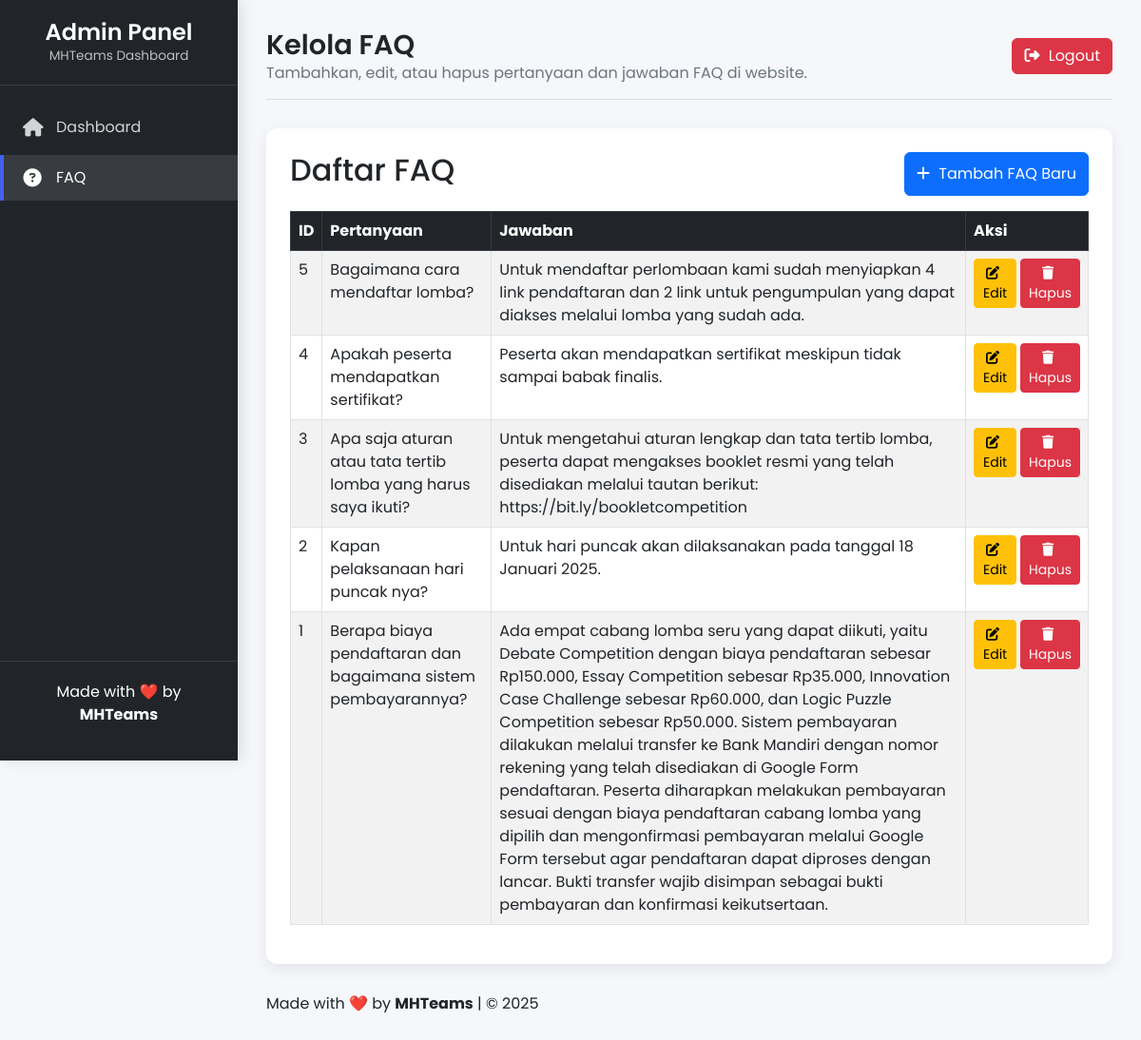
/admin/faq.php (signed in), run on the app's committed database.
### tables this page shows
CREATE TABLE faq (
            id INTEGER PRIMARY KEY AUTOINCREMENT,
            question TEXT NOT NULL,
            answer TEXT NOT NULL
        );

### admin/faq.php (the view, shortened to what this page needs)
<?php
include "../config.php";
$faqs = $conn->query("SELECT * FROM faq ORDER BY id DESC")->fetchAll(PDO::FETCH_ASSOC);
?>
<!DOCTYPE html>
<html lang="id">
<head>
    <link href="https://cdn.jsdelivr.net/npm/bootstrap@5.3.0/dist/css/bootstrap.min.css" rel="stylesheet">
    <link rel="stylesheet" href="https://cdnjs.cloudflare.com/ajax/libs/font-awesome/6.5.1/css/all.min.css">
</head>
<body>
<div class="admin-container">
    <div class="sidebar" id="sidebar">
        <div class="sidebar-header">
            <h3>Admin Panel</h3>
            <p>MHTeams Dashboard</p>
        </div>
        <div class="sidebar-menu">
            <ul>
                <li><a href="dashboard.php"><i class="fas fa-home"></i> Dashboard</a></li>
                <li><a href="faq.php" class="active"><i class="fas fa-question-circle"></i> FAQ</a></li>
            </ul>
        </div>
        <div class="sidebar-footer">
            <p>Made with ❤️ by <strong>MHTeams</strong></p>
        </div>
    </div>
    <div class="main-content">
        <div class="header">
            <div class="welcome-text">
                <h1>Kelola FAQ</h1>
                <p>Tambahkan, edit, atau hapus pertanyaan dan jawaban FAQ di website.</p>
            </div>
            <div class="user-info">
                <a href="logout.php" class="btn btn-danger"><i class="fas fa-right-from-bracket"></i> Logout</a>
            </div>
        </div>
        <div class="page-content">
            <div class="d-flex justify-content-between mb-3">
                <h2>Daftar FAQ</h2>
                <button class="btn btn-primary" data-bs-toggle="modal" data-bs-target="#addModal">
                    <i class="fas fa-plus"></i> Tambah FAQ Baru
                </button>
            </div>
            <?php if(count($faqs) > 0): ?>
            <table class="table table-bordered table-striped">
                <thead class="table-dark">
                    <tr>
                        <th>ID</th>
                        <th>Pertanyaan</th>
                        <th>Jawaban</th>
                        <th>Aksi</th>
                    </tr>
                </thead>
                <tbody>
                    <?php foreach($faqs as $f): ?>
                    <tr>
                        <td><?= $f['id'] ?></td>
                        <td><?= htmlspecialchars($f['question']) ?></td>
                        <td><?= htmlspecialchars($f['answer']) ?></td>
                        <td>
                            <div class="d-flex gap-1">
                                <button class="btn btn-warning btn-sm" data-bs-toggle="modal" data-bs-target="#editModal<?= $f['id'] ?>">
                                    <i class="fas fa-edit"></i> Edit
                                </button>
                                <form method="post" class="d-inline" onsubmit="return confirm('Yakin ingin menghapus FAQ ini?');">
                                    <button class="btn btn-danger btn-sm"><i class="fas fa-trash"></i> Hapus</button>
                                </form>
                            </div>
                        </td>
                    </tr>
                    <?php endforeach; ?>
                </tbody>
            </table>
            <?php endif; ?>
        </div>
        <div class="footer mt-4">
            <p>Made with ❤️ by <strong>MHTeams</strong> | © <?= date('Y'); ?></p>
        </div>
    </div>
</div>
</body>
</html>

### admin/faq.php (style rules this page uses)
:root { --primary: #4361ee; --secondary: #3f37c9; --success: #4cc9f0; --danger: #f72585; --warning: #f8961e; --dark: #212529; --light: #f8f9fa; --sidebar-width: 250px; --transition: all 0.3s ease; }
* { margin: 0; padding: 0; box-sizing: border-box; font-family: 'Poppins', sans-serif; }
body { background: #f5f7fa; color: var(--dark); min-height: 100vh; }
.admin-container { display: flex; min-height: 100vh; }
.sidebar { width: var(--sidebar-width); background: var(--dark); color: white; position: fixed; height: 100vh; transition: var(--transition); z-index: 1000; box-shadow: 5px 0 15px rgba(0, 0, 0, 0.1); }
.sidebar-header { padding: 20px; text-align: center; border-bottom: 1px solid rgba(255, 255, 255, 0.1); }
.sidebar-header h3 { font-weight: 600; font-size: 1.5rem; margin: 0; }
.sidebar-header p { font-size: 0.85rem; color: rgba(255, 255, 255, 0.7); margin: 0; }
.sidebar-menu { padding: 20px 0; }
.sidebar-menu ul { list-style: none; padding: 0; }
.sidebar-menu li { margin-bottom: 5px; }
.sidebar-menu a { display: flex; align-items: center; padding: 12px 20px; color: rgba(255, 255, 255, 0.8); text-decoration: none; transition: var(--transition); border-left: 4px solid transparent; }
.sidebar-menu a.active { background: rgba(255, 255, 255, 0.1); color: white; border-left: 4px solid var(--primary); }
.sidebar-menu i { margin-right: 15px; font-size: 1.2rem; width: 20px; text-align: center; }
.sidebar-footer { position: absolute; bottom: 0; width: 100%; padding: 20px; text-align: center; border-top: 1px solid rgba(255, 255, 255, 0.1); }
.main-content { flex: 1; margin-left: var(--sidebar-width); padding: 30px; transition: var(--transition); }
.header { display: flex; justify-content: space-between; align-items: center; margin-bottom: 30px; padding-bottom: 15px; border-bottom: 1px solid rgba(0, 0, 0, 0.1); }
.welcome-text h1 { font-size: 1.8rem; font-weight: 600; margin: 0; }
.welcome-text p { color: #6c757d; margin: 0; }
.user-info { display: flex; align-items: center; }
.page-content { background: white; border-radius: 12px; padding: 25px; box-shadow: 0 5px 15px rgba(0, 0, 0, 0.08); margin-bottom: 30px; }
.btn i { margin-right: 5px; }

### data on the page
faq: id "5", question "Bagaimana cara mendaftar lomba?", answer "Untuk mendaftar perlombaan kami sudah menyiapkan 4 link pendaftaran dan 2 link untuk pengumpulan yang dapat diakses melalui lomba yang sudah ada."
faq: id "4", question "Apakah peserta mendapatkan sertifikat?", answer "Peserta akan mendapatkan sertifikat meskipun tidak sampai babak finalis."
faq: id "3", question "Apa saja aturan atau tata tertib lomba yang harus saya ikuti?", answer "Untuk mengetahui aturan lengkap dan tata tertib lomba, peserta dapat mengakses booklet resmi yang telah disediakan melalui tautan berikut: https://bit.ly/bookletcompetition"
faq: id "2", question "Kapan pelaksanaan hari puncak nya?", answer "Untuk hari puncak akan dilaksanakan pada tanggal 18 Januari 2025."
faq: id "1", question "Berapa biaya pendaftaran dan bagaimana sistem pembayarannya?", answer "Ada empat cabang lomba seru yang dapat diikuti, yaitu Debate Competition dengan biaya pendaftaran sebesar Rp150.000, Essay Competition sebesar Rp35.000, Innovation Case Challenge sebesar Rp60.000, dan Logic Puzzle Competition sebesar Rp50.000. Sistem pembayaran dilakukan melalui transfer ke Bank Mandiri dengan nomor rekening yang telah disediakan di Google Form pendaftaran. Peserta diharapkan melakukan pembayaran sesuai dengan biaya pendaftaran cabang lomba yang dipilih dan mengonfirmasi pembayaran melalui Google Form tersebut agar pendaftaran dapat diproses dengan lancar. Bukti transfer wajib disimpan sebagai bukti pembayaran dan konfirmasi keikutsertaan."
